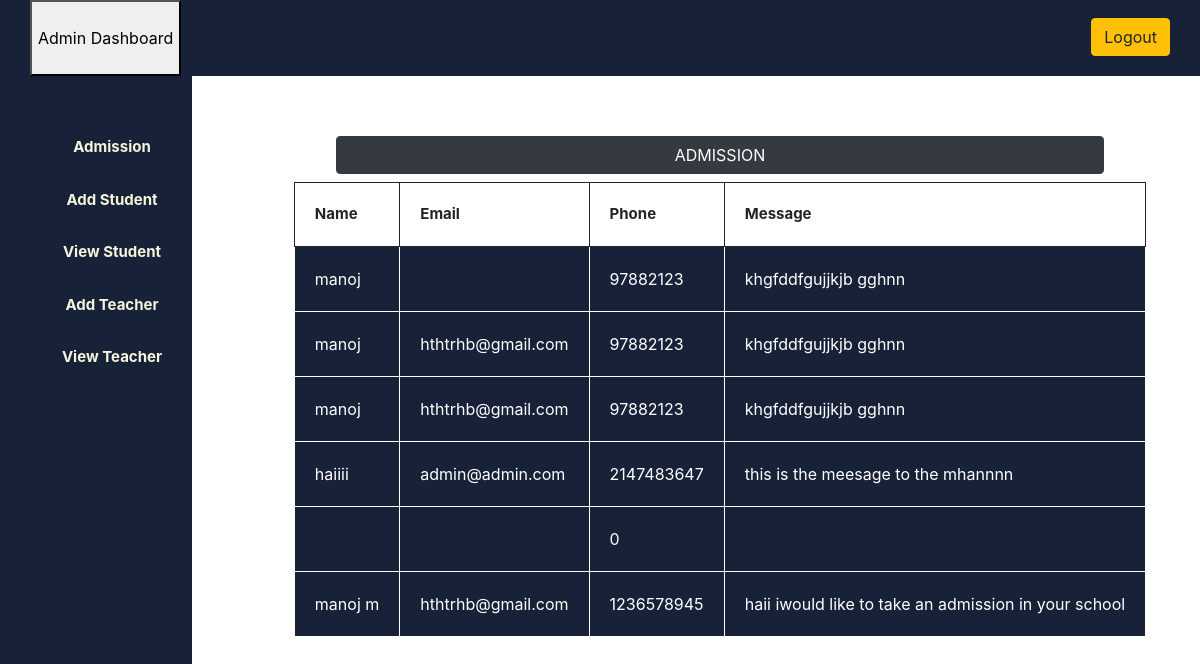
Screenshot of /admission.php (signed in) with the database file from the repository.
### tables this page shows
CREATE TABLE `admission` (
  `id` int(11) NOT NULL,
  `name` varchar(255) DEFAULT NULL,
  `email` varchar(255) DEFAULT NULL,
  `phone` int(25) DEFAULT NULL,
  `message` varchar(300) DEFAULT NULL
);

### admission.php (the view, shortened to what this page needs)
<?php
$host="localhost";
$user="root";
$password="";
$db="schoolproject";
$data=mysqli_connect($host,$user,$password,$db);
$sql="SELECT * from admission";
$result=mysqli_query($data,$sql);
?>
<!DOCTYPE html>
<html lang="en">
<head>
    <?php
include 'admincss.php';
?>
</head>
<body>
    <?php
include 'adminsidebar.php';
?>
<div class="adcontent">
    <center>
    <h1 class="btn btn-dark">ADMISSION</h1>
    <table>
<tr>
    <th style="padding:20px; font-size:15px;">Name</th>
    <th style="padding:20px; font-size:15px;">Email</th>
    <th style="padding:20px; font-size:15px;">Phone</th>
    <th style="padding:20px; font-size:15px;">Message</th>
</tr>
<?php
while($info=$result -> fetch_assoc()){
?>
<tr>
<td class="tabletd" style="padding:20px;"><?php
echo"{$info['name']}"?></td>
<td class="tabletd"style="padding:20px;"> <?php
echo"{$info['email']}"?></td>
<td class="tabletd"style="padding:20px;"><?php
echo"{$info['phone']}"?></td>
<td class="tabletd" style="padding:20px;"> <?php
echo"{$info['message']}"?></td>
</tr>
<?php
}
?>
</table>
</center>
</div>
</body>
</html>

### admin.css (style rules this page uses)
.adcontent { margin-top: 5%; margin-left: 20%; }
.adcontent h1 { width:80%; }
table, th, tr ,td { border: 1px solid; }
.tabletd { background-color: #172238; color:#fff; }

### rows the page displays
admission: name "manoj", phone "97882123", message "khgfddfgujjkjb gghnn"
admission: name "manoj", email "hthtrhb@gmail.com", phone "97882123", message "khgfddfgujjkjb gghnn"
admission: name "manoj", email "hthtrhb@gmail.com", phone "97882123", message "khgfddfgujjkjb gghnn"
admission: name "haiiii", email "admin@admin.com", phone "2147483647", message "this is the meesage to the mhannnn"
admission: phone "0"
admission: name "manoj m", email "hthtrhb@gmail.com", phone "1236578945", message "haii iwould like to take an admission in your school"
